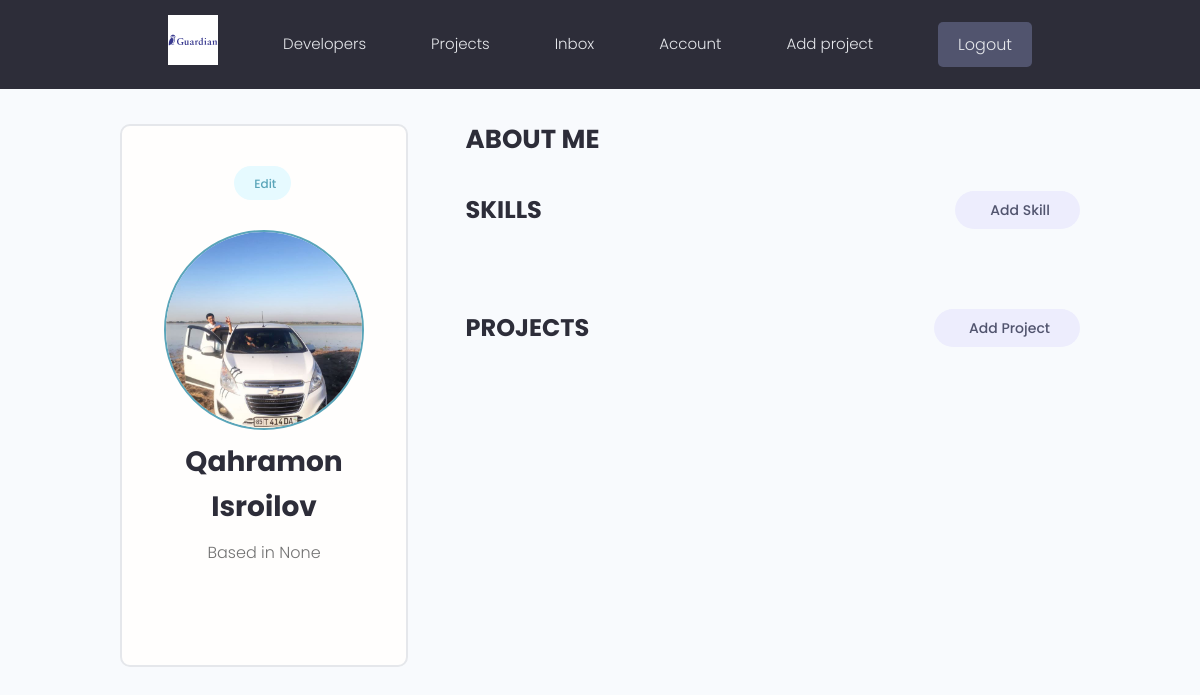
The page /account/ (signed in) on the database as committed earlier.
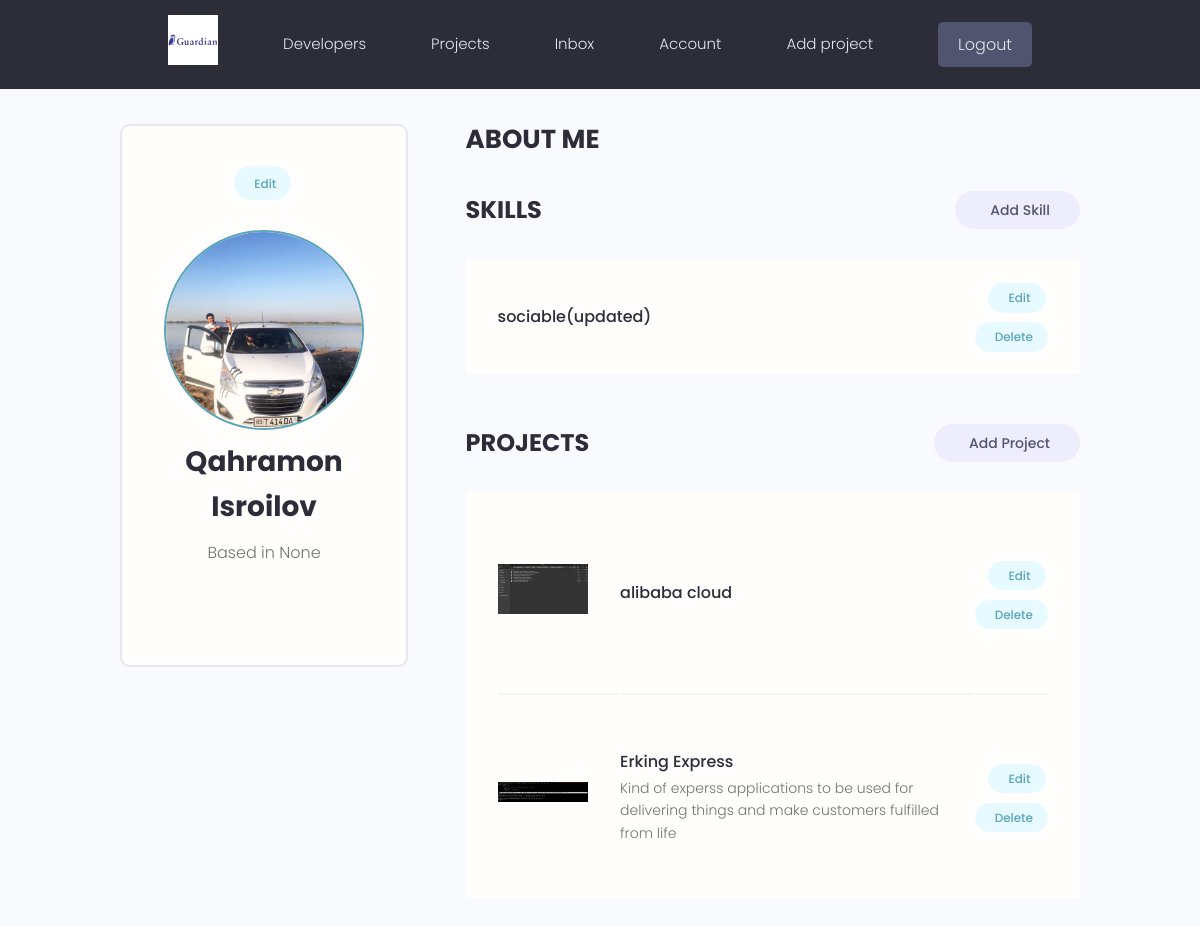
The same page on the database as committed later.
### users/models.py (models this page shows, shortened)
class Skill(models.Model):
    owner = models.ForeignKey(Profile, on_delete=models.CASCADE, null=True, blank=True)
    name = models.CharField(max_length=200, null=True, blank=True)
    description = models.TextField(null=True, blank=True)
    created = models.DateTimeField(auto_now_add=True)
    id = models.UUIDField(default=uuid.uuid4(), unique=True, primary_key=True, editable=False)

### projects/models.py (models this page shows, shortened)
class Project(models.Model):
    owner = models.ForeignKey(Profile, on_delete=SET_NULL, null=True, blank=True)
    title = models.CharField(max_length=128)
    description = models.TextField(null=True, blank=True)
    demo_link = models.CharField(max_length=2000, null=True, blank=True)
    featured_image = models.ImageField(
        null=True, blank=True, default='default.png')
    source_link = models.CharField(max_length=2000, null=True, blank=True)
    tags = models.ManyToManyField('Tag', blank=True)
    vote_total = models.IntegerField(default=0, null=True, blank=True)
    vote_ration = models.IntegerField(default=0, null=True, blank=True)
    created = models.DateTimeField(auto_now_add=True)
    id = models.UUIDField(default=uuid.uuid4, unique=True,
                          primary_key=True, editable=False)

### users/views.py (the view)
# urls.py: path('account/', views.userAccount, name="account"),
@login_required(login_url='login')
def userAccount(request):
    profile = request.user.profile
    skills = profile.skill_set.all()
    projects = profile.project_set.all()
    context = {'profile': profile, 'projects': projects, 'skills': skills}
    return render(request, 'users/account.html', context)

### users/templates/users/account.html (shortened to what this page needs)
{% extends 'main.html' %}
{% block content %}
<main class="settingsPage profile my-md">
  <div class="container">
    <div class="layout">
      <div class="column column--1of3">
        <div class="card text-center">
          <div class="card__body dev">
            <a class="tag tag--pill tag--main settings__btn" href="{% url 'edit-account' %}">
              Edit</a>
            <img class="avatar avatar--xl dev__avatar" src="{{profile.profile_image.url}}" />
            <h2 class="dev__name">{{profile.name}}</h2>
            <p class="dev__location">Based in {{profile.location}}</p>
          </div>
        </div>
      </div>
      <div class="column column--2of3">
        <div class="devInfo">
          <h3 class="devInfo__title">About Me</h3>
        </div>
        <div class="settings">
          <h3 class="settings__title">Skills</h3>
          <a class="tag tag--pill tag--sub settings__btn tag--lg" href="{% url 'create-skill' %}"> Add Skill</a>
        </div>
        <table class="settings__table">
          {% for skill in skills %}
          <tr>
            <td class="settings__tableInfo">
              <h4>{{skill.name}}</h4>
            </td>
            <td class="settings__tableActions">
              <a class="tag tag--pill tag--main settings__btn" href="{% url 'update-skill' skill.id %}"> Edit</a>
              <a class="tag tag--pill tag--main settings__btn" href="{% url 'delete-skill' skill.id %}">
                Delete</a>
            </td>
          </tr>
          {% endfor %}
        </table>
        <div class="settings">
          <h3 class="settings__title">Projects</h3>
          <a class="tag tag--pill tag--sub settings__btn tag--lg" href=""> Add Project</a>
        </div>
        <table class="settings__table">
          {% for project in projects %}
          <tr>
            <td class="settings__thumbnail">
              <a href="{% url 'project' project.id %}"><img src="{{project.featured_image.url}}" alt="Project Thumbnail" /></a>
            </td>
            <td class="settings__tableInfo">
              <a href="{% url 'project' project.id %}">{{project.title}}</a>
              <p>{{project.description|slice:"150"}}</p>
            </td>
            <td class="settings__tableActions">
              <a class="tag tag--pill tag--main settings__btn" href="{% url 'update-project' project.id %}"> Edit</a>
              <a class="tag tag--pill tag--main settings__btn"
                href="{% url 'delete-project' project.id %}">
                Delete</a>
            </td>
          </tr>
          {% endfor %}
        </table>
      </div>
    </div>
  </div>
</main>
{% endblock %}

Rows that differ between the two databases and show on the page:
added Skill: name "sociable(updated)"
added Project: featured_image (placeholder picture), title "alibaba cloud"
added Project: featured_image (picture), title "Erking Express", description "Kind of experss applications to be used for delivering things and make customers fulfilled from life"
